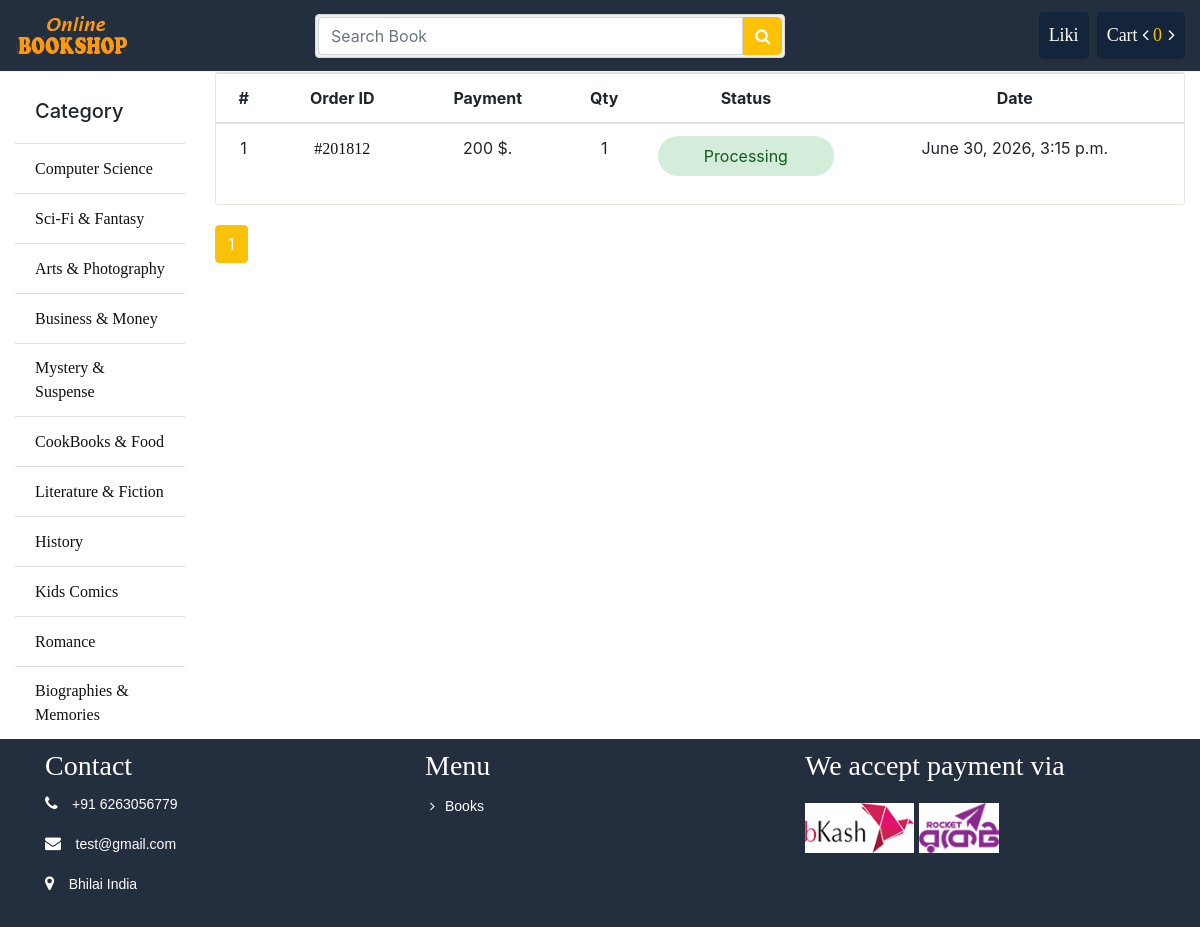
Page /order/ (signed in) on the earlier database version.
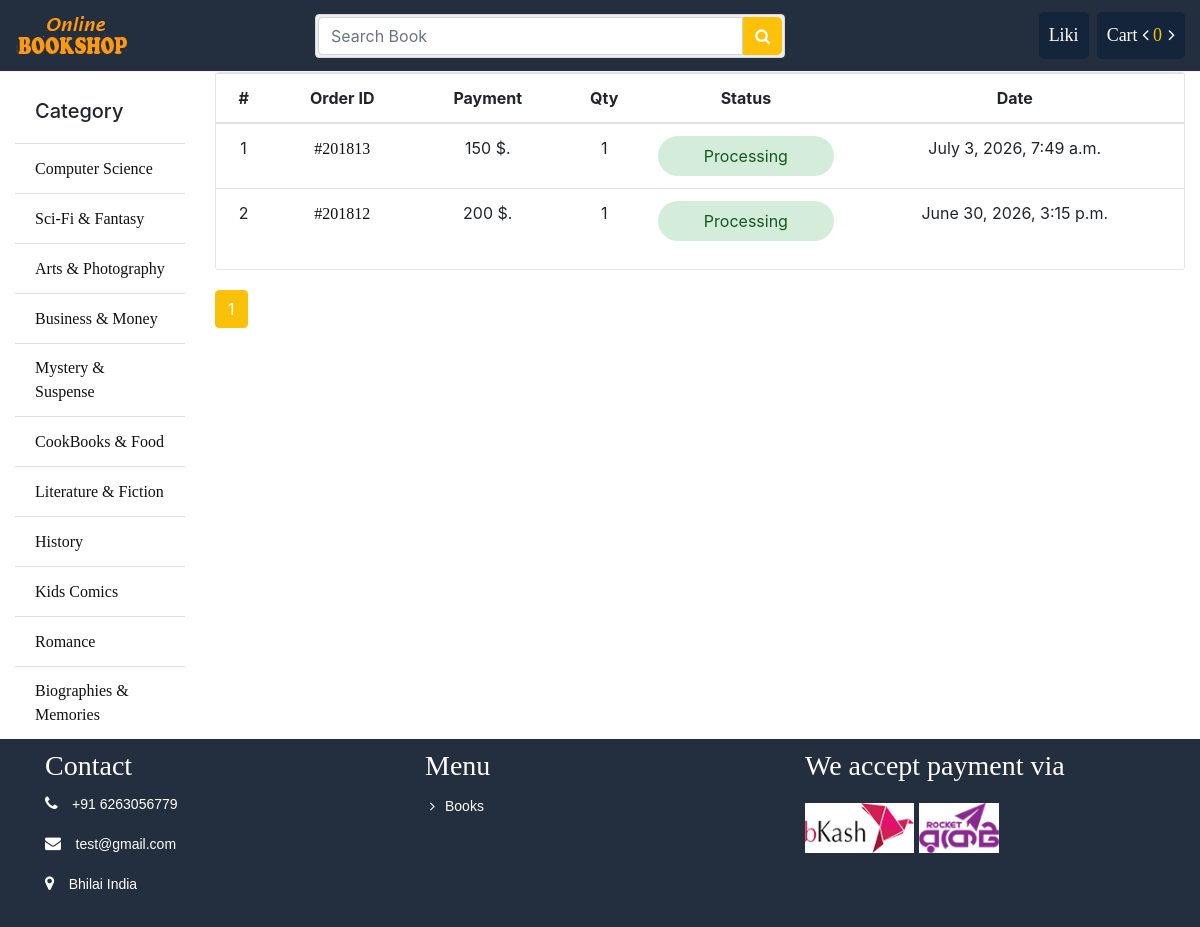
Same page on the later database version.
### store/models.py (models this page shows, shortened)
class Category(models.Model):
	name = models.CharField(max_length = 100)
	slug = models.SlugField(max_length = 150, unique=True ,db_index=True)
	icon = models.FileField(upload_to = "category/")
	create_at = models.DateTimeField(auto_now_add = True)
	updated_at = models.DateTimeField(auto_now_add = True)

### order/models.py (models this page shows, shortened)
class Order(models.Model):
	customer = models.ForeignKey(User, on_delete = models.CASCADE)
	name = models.CharField(max_length=30)
	email = models.EmailField()
	phone = models.CharField(max_length=16)
	address = models.CharField(max_length=150)
	division = models.CharField(max_length=20)
	district = models.CharField(max_length=30)
	zip_code = models.CharField(max_length=30)
	payment_method = models.CharField(max_length = 20)
	account_no = models.CharField(max_length = 20)
	transaction_id = models.IntegerField()
	payable = models.IntegerField()
	totalbook = models.IntegerField()
	created = models.DateTimeField(auto_now_add=True)
	updated = models.DateTimeField(auto_now=True)
	paid = models.BooleanField(default=False)
	class Meta:
		ordering = ('-created', )

### order/views.py (the view)
# urls.py: path('', views.order_list, name="order_list"),
def order_list(request):
	my_order = Order.objects.filter(customer_id = request.user.id).order_by('-created')
	paginator = Paginator(my_order, 5)
	page = request.GET.get('page')
	myorder = paginator.get_page(page)
	return render(request, 'order/list.html', {"myorder": myorder})

### cart/cart.py (called while the page is built)
    def __len__(self):
        return sum(item['quantity'] for item in self.cart.values())

### store/context_processors.py (called while the page is built)
def sidebar(request):
	categories = Category.objects.all()
	context = {
		"cat":categories
	}
	return context

def cart(request):
	cart = Cart(request)
	context = {
		"cart": cart
	}
	return context

### order/templates/order/list.html (shortened to what this page needs)
{% extends 'store/base.html' %}
{% load static %}
{% block container %}
			<div class="cart_info">
			    <table class="table table-hover">
			        <thead class="text-center">
			            <tr>
			                <th scope="col">#</th>
			                <th scope="col">Order ID</th>
			                <th scope="col">Payment</th>
			                <th scope="col">Qty</th>
			                <th scope="col">Status</th>
			                <th scope="col">Date</th>
			            </tr>
			        </thead>
			        <tbody class="text-center">
			            {% for morder in myorder %}
			            <tr>
			                <td>{{ forloop.counter }}</td>
			                <td><a href="{% url 'order:order_details' id=morder.id %}">#2018{{ morder.id }}</a></td>
			                <td>{{ morder.payable }} $.</td>
			                <td>{{ morder.totalbook }}</td>
			                <td class="text-center">
			                	{% if morder.paid == True %}
			                	<p class="status3">Confirmed</p>
			                	{% else %}
			                	<p class="status1">Processing</p>
			                	{% endif %}
			                </td>
			                <td>{{ morder.created }}</td>
			            </tr>
			        	{% endfor %}
			        </tbody>
			    </table>
			</div>
			<div class="d-pagination">
			    <ul class="pagination">
				{% for ord in myorder.paginator.page_range %}
					{% if myorder.number == ord %}
						<li class="page-item active">
							<span class="page-link">{{ ord }}
							</span>
						</li>
					{% elif ord > myorder.number|add:'-3' and ord < myorder.number|add:'3' %}
						<li class="page-item">
							<a class="page-link" href="?page={{ ord }}">{{ ord }}</a>
						</li>
					{% endif %}
				{% endfor %}
			    </ul>
			</div>
		{% endblock %}

### store/templates/store/base.html (shortened to what this page needs)
<!DOCTYPE html>
<html>
<head>
	{% load static %}
	<link rel="stylesheet" type="text/css" href="{% static 'css/bootstrap.min.css' %}">
	<link rel="stylesheet" type="text/css" href="{% static 'css/font-awesome.min.css' %}">
	<link rel="stylesheet" type="text/css" href="{% static 'css/style.css' %}">
	<link rel="stylesheet" type="text/css" href="{% static 'css/responsive.css' %}">
	<link rel="stylesheet" type="text/css" href="{% static 'css/slick.css' %}">
	<link rel="stylesheet" type="text/css" href="{% static 'css/slick-theme.css' %}">
	<link rel="stylesheet" type="text/css" href="{% static 'css/skdslider.css' %}">
</head>
<body>
{% include 'store/bin/header.html' %}
<main class="container-fluid site-content">
	<div class="row">
		<div class="col-sm-2 site-sidebar">
			{% include 'store/bin/sidebar.html' %}
		</div>
		<div class="col-sm-10 site-main">
			{% block container %}{% endblock %}
		</div>
	</div>
</main>
{% include 'store/bin/footer.html' %}
</body>
</html>

### store/templates/store/bin/header.html (shortened to what this page needs)
{% load static %}
<div class="header-top">
	<div class="container-fluid">
		<div class="row header-row">
			<div class="col-sm-3 header-brand">
				<div class="pull-left">
					<a href="{% url 'store:index' %}"><img src="{% static 'images/logo/logo.png' %}" alt="" /></a>
				</div>
			</div>
			<div class="col-sm-5 header-search">
				<form action="{% url 'search:search' %}" method="GET">
					<div class="input-group search_box">
						<input type="text" class="form-control" placeholder="Search Book" name="q" value="{{search}}">
						<button class="btn btn-primary" type="submit"><i class="fa fa-search"></i></button>
					</div>
				</form>
			</div>
			<div class="col-sm-4 header-actions">
				<div class="pull-right">
					<ul class="navbar-nav">
						{% if request.user.is_authenticated %}
					    <li class="dropdown profile"><a href="#">{{ request.user.username }}</a>
					    </li>
					    <li class="cart">
					    	<a href="{% url 'cart:cart_details' %}">Cart <i class="fa fa-angle-left"></i>
					    		<span class="totalcart" id="gettotalcart"> {{ cart|length }} </span>
					    		<i class="fa fa-angle-right"></i>
					    	</a>
					    </li>
					    {% endif %}
					</ul>
				</div>
			</div>
		</div>
	</div>
</div>

### store/templates/store/bin/sidebar.html
			<ul class="list-group list-group-flush">
				<li class="list-group-item"><h5>Category</h5></li>
				{% for p in cat %}
				<li class="list-group-item"><a href="{% url 'store:category' id=p.id %}">{{p.name}}</a></li>
				{% endfor %}
			</ul>

### store/templates/store/bin/footer.html
{% load static %}
<div class="footer">
	<div class="container">
		<div class="row">
			<div class="col-sm-6 col-md-4 col-xs-12 footer_menu">
				<h3>Contact</h3>
				<ul>
					<li class="footer_contact">
						<i class="fa fa-phone"></i>
						<p>  +91 6263056779 </p>
					</li>
					<li class="footer_contact">
						<i class="fa fa-envelope"></i>
						<p> test@gmail.com </p>
					</li>
					<li class="footer_contact">
						<i class="fa fa-map-marker"></i>
						<p>Bhilai India</p>
					</li>
				</ul>
			</div>
			 <div class="col-sm-6 col-md-4 col-xs-12 footer_menu">
				<h3>Menu</h3>
				<ul>
					<li class="footer_menu">
						<a href="{% url 'store:books' %}"><i class="fa fa-angle-right"></i>Books</a>
					</li>
				</ul>
			</div>
			<div class="col-sm-6 col-md-4 col-xs-12 footer_news">
				<h3>We accept payment via</h3>
				<div class="footer_paymentmethod">
					<img src="{% static 'images/bkash.png' %}" alt="" />
					<img src="{% static 'images/rocket.png' %}" alt="" />
				</div>
			</div>
		</div>
	</div>
</div>

### store/static/css/style.css (style rules this page uses)
.header-top { border-bottom: 1px solid #f5f5f5; padding-top: 10px; padding-bottom: 15px; background: none repeat scroll 0 0 #232f3e; }
.search_box { padding: 2px; background-color: #efefef; border: 1px solid #d9d9d9; border-radius: 4px; position:absolute; width:100%; }
.search_box .btn.btn-primary { background:#ffc107 !important; border-color: #ffc107; border: 0 none; border-radius: 0; margin-top: 0; border-radius: 0 5px 5px 0 ; }
.navbar-nav { display: block; }
.navbar-nav li { display: inline-block; }
.navbar-nav li a { color: #fff; font-size: 18px; text-decoration: none; }
.cart, .profile { background: #14243a; padding: 10px; border-radius: 5px; }
.totalcart { color: #fac10a; margin-right:2px; }
.titleheader > h3, a { font-family: "Times New Roman", Times, serif; display: inline-block; }
ul li { list-style: none; }
.list-group li a { color: #111; }
td a { color: #111!important; }
.page-link { color: #111!important; }
.page-item.active .page-link { z-index: 1; color: #fff!important; background-color: #fac10a!important; border-color: #ffc107!important; }
.d-pagination { margin-top: 20px; }
.cart_info { border: 1px solid #E6E4DF; border-radius: 3px; margin-bottom: 20px; }
.status1 { color: #155724; background-color: #d4edda; border-color: #c3e6cb; border-radius: 50px; padding: 8px; margin-bottom: 0; }
.footer { background:#232f3e; display: block; }
.footer_about h3, .footer_menu h3, .footer_news h3 { font-family: "Times New Roman", Times, serif; color:#ffffff; margin-top: 10px; }
.footer_about ul, .footer_menu ul { padding:0; }
.footer_contact i, .footer_menu i { color:#ffffff; margin-right: 10px; display:inline-block; }
.footer_contact p, .footer_menu a { font-size: 14px; color:#ffffff; font-family: Arial, Helvetica, sans-serif; display:inline-block; }
.footer_menu a { text-decoration: none; padding: 5px; }
.footer_paymentmethod { margin-top:20px; }
.footer_paymentmethod img { height:50px; background:#ffffff }

### store/static/css/responsive.css (style rules this page uses)
*, *::before, *::after { box-sizing: border-box; }
img { max-width: 100%; height: auto; }
html, body { overflow-x: hidden; }
.header-top { padding: 12px 0; }
.header-row { display: flex; align-items: center; }
.header-brand img { max-height: 54px; width: auto; }
.header-search form, .search_box { width: 100%; }
.search_box { position: relative; margin: 0; }
.header-actions .pull-right { float: none !important; display: flex; justify-content: flex-end; }
.navbar-nav { margin: 0; display: flex; flex-direction: row; flex-wrap: nowrap; gap: 8px; align-items: center; white-space: nowrap; }
.navbar-nav li { margin: 0; flex: 0 0 auto; }
.site-content { min-height: calc(100vh - 230px); }
.site-sidebar { padding-top: 15px; }
.site-main { min-width: 0; }

Differences in the rows shown:
added Order: id "13", payable "150", totalbook "1", paid "Processing", created "July 3, 2026, 7:49 a.m."
